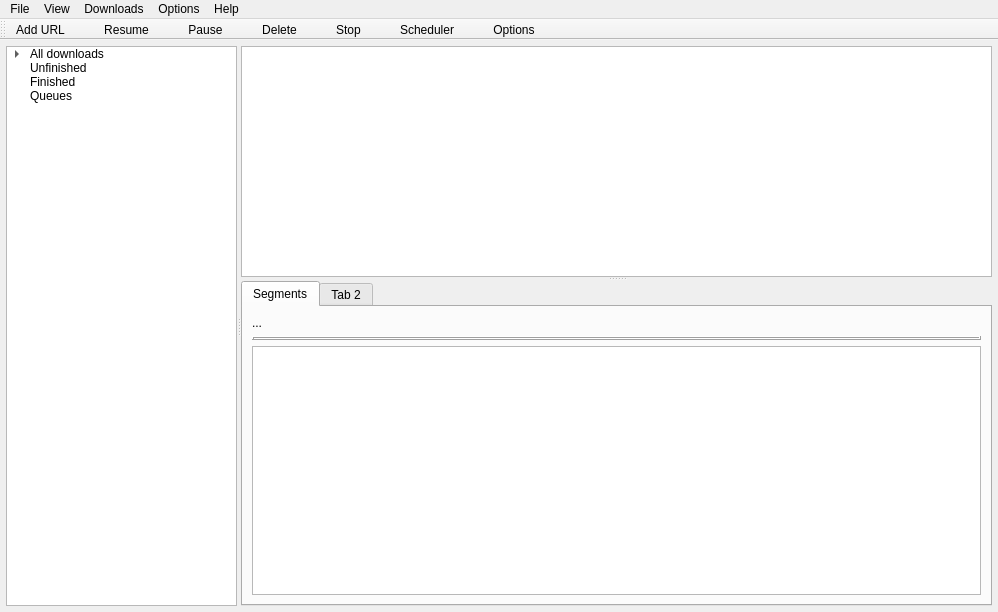
<?xml version="1.0" encoding="UTF-8"?>
<ui version="4.0">
 <class>MainWindow</class>
 <widget class="QMainWindow" name="MainWindow">
  <property name="geometry">
   <rect>
    <x>0</x>
    <y>0</y>
    <width>998</width>
    <height>612</height>
   </rect>
  </property>
  <property name="windowTitle">
   <string>QDM - Parallel Download Manager</string>
  </property>
  <widget class="QWidget" name="centralwidget">
   <layout class="QVBoxLayout" name="verticalLayout">
    <property name="leftMargin">
     <number>6</number>
    </property>
    <property name="topMargin">
     <number>6</number>
    </property>
    <property name="rightMargin">
     <number>6</number>
    </property>
    <property name="bottomMargin">
     <number>6</number>
    </property>
    <item>
     <widget class="QSplitter" name="splitter_2">
      <property name="orientation">
       <enum>Qt::Horizontal</enum>
      </property>
      <widget class="QTreeWidget" name="treeWidget">
       <property name="sizePolicy">
        <sizepolicy hsizetype="Expanding" vsizetype="Expanding">
         <horstretch>1</horstretch>
         <verstretch>0</verstretch>
        </sizepolicy>
       </property>
       <attribute name="headerVisible">
        <bool>false</bool>
       </attribute>
       <column>
        <property name="text">
         <string/>
        </property>
       </column>
       <item>
        <property name="text">
         <string>All downloads</string>
        </property>
        <item>
         <property name="text">
          <string>Compressed</string>
         </property>
        </item>
        <item>
         <property name="text">
          <string>Downloads</string>
         </property>
        </item>
        <item>
         <property name="text">
          <string>Music</string>
         </property>
        </item>
        <item>
         <property name="text">
          <string>Programs</string>
         </property>
        </item>
        <item>
         <property name="text">
          <string>Video</string>
         </property>
        </item>
       </item>
       <item>
        <property name="text">
         <string>Unfinished</string>
        </property>
       </item>
       <item>
        <property name="text">
         <string>Finished</string>
        </property>
       </item>
       <item>
        <property name="text">
         <string>Queues</string>
        </property>
       </item>
      </widget>
      <widget class="QSplitter" name="splitter">
       <property name="sizePolicy">
        <sizepolicy hsizetype="Preferred" vsizetype="Expanding">
         <horstretch>3</horstretch>
         <verstretch>0</verstretch>
        </sizepolicy>
       </property>
       <property name="orientation">
        <enum>Qt::Vertical</enum>
       </property>
       <widget class="QTableView" name="downloadTableView">
        <property name="sizePolicy">
         <sizepolicy hsizetype="Expanding" vsizetype="Expanding">
          <horstretch>3</horstretch>
          <verstretch>2</verstretch>
         </sizepolicy>
        </property>
        <property name="editTriggers">
         <set>QAbstractItemView::NoEditTriggers</set>
        </property>
        <property name="alternatingRowColors">
         <bool>true</bool>
        </property>
        <property name="selectionMode">
         <enum>QAbstractItemView::ExtendedSelection</enum>
        </property>
        <property name="selectionBehavior">
         <enum>QAbstractItemView::SelectRows</enum>
        </property>
        <property name="sortingEnabled">
         <bool>true</bool>
        </property>
        <attribute name="horizontalHeaderShowSortIndicator" stdset="0">
         <bool>true</bool>
        </attribute>
        <attribute name="horizontalHeaderStretchLastSection">
         <bool>true</bool>
        </attribute>
        <attribute name="verticalHeaderVisible">
         <bool>false</bool>
        </attribute>
        <attribute name="verticalHeaderCascadingSectionResizes">
         <bool>true</bool>
        </attribute>
        <attribute name="verticalHeaderMinimumSectionSize">
         <number>28</number>
        </attribute>
        <attribute name="verticalHeaderDefaultSectionSize">
         <number>28</number>
        </attribute>
        <attribute name="verticalHeaderShowSortIndicator" stdset="0">
         <bool>false</bool>
        </attribute>
       </widget>
       <widget class="QTabWidget" name="tabWidget">
        <property name="enabled">
         <bool>true</bool>
        </property>
        <property name="sizePolicy">
         <sizepolicy hsizetype="Expanding" vsizetype="Expanding">
          <horstretch>3</horstretch>
          <verstretch>2</verstretch>
         </sizepolicy>
        </property>
        <widget class="QWidget" name="tab">
         <attribute name="title">
          <string>Segments</string>
         </attribute>
         <layout class="QHBoxLayout" name="horizontalLayout">
          <item>
           <layout class="QVBoxLayout" name="verticalLayout_2">
            <item>
             <widget class="QLabel" name="currentTaskLabel">
              <property name="text">
               <string>...</string>
              </property>
             </widget>
            </item>
            <item>
             <widget class="QFrame" name="segProgressBarFrame">
              <property name="frameShape">
               <enum>QFrame::Box</enum>
              </property>
              <property name="frameShadow">
               <enum>QFrame::Raised</enum>
              </property>
              <layout class="QHBoxLayout" name="horizontalLayout_2">
               <property name="spacing">
                <number>0</number>
               </property>
               <property name="leftMargin">
                <number>0</number>
               </property>
               <property name="topMargin">
                <number>0</number>
               </property>
               <property name="rightMargin">
                <number>0</number>
               </property>
               <property name="bottomMargin">
                <number>0</number>
               </property>
              </layout>
             </widget>
            </item>
            <item>
             <widget class="QTableView" name="segProgressTableView">
              <property name="editTriggers">
               <set>QAbstractItemView::NoEditTriggers</set>
              </property>
              <property name="selectionMode">
               <enum>QAbstractItemView::NoSelection</enum>
              </property>
              <property name="selectionBehavior">
               <enum>QAbstractItemView::SelectRows</enum>
              </property>
              <property name="gridStyle">
               <enum>Qt::DashLine</enum>
              </property>
              <attribute name="horizontalHeaderStretchLastSection">
               <bool>true</bool>
              </attribute>
              <attribute name="verticalHeaderCascadingSectionResizes">
               <bool>true</bool>
              </attribute>
              <attribute name="verticalHeaderMinimumSectionSize">
               <number>28</number>
              </attribute>
              <attribute name="verticalHeaderDefaultSectionSize">
               <number>28</number>
              </attribute>
             </widget>
            </item>
           </layout>
          </item>
         </layout>
        </widget>
        <widget class="QWidget" name="tab_2">
         <attribute name="title">
          <string>Tab 2</string>
         </attribute>
        </widget>
       </widget>
      </widget>
     </widget>
    </item>
   </layout>
  </widget>
  <widget class="QMenuBar" name="menubar">
   <property name="geometry">
    <rect>
     <x>0</x>
     <y>0</y>
     <width>998</width>
     <height>29</height>
    </rect>
   </property>
   <widget class="QMenu" name="menuFile">
    <property name="title">
     <string>File</string>
    </property>
    <addaction name="actionAddURL"/>
    <addaction name="separator"/>
    <addaction name="actionQuit"/>
   </widget>
   <widget class="QMenu" name="menuView">
    <property name="title">
     <string>View</string>
    </property>
    <addaction name="separator"/>
    <addaction name="actionSort_by"/>
    <addaction name="actionHide_sidebar"/>
   </widget>
   <widget class="QMenu" name="menuDownloads">
    <property name="title">
     <string>Downloads</string>
    </property>
    <widget class="QMenu" name="menuQueue">
     <property name="title">
      <string>Queue</string>
     </property>
     <addaction name="actionStop_queue"/>
     <addaction name="actionStart_queue"/>
    </widget>
    <addaction name="actionScheduler"/>
    <addaction name="menuQueue"/>
   </widget>
   <widget class="QMenu" name="menuOptions">
    <property name="title">
     <string>Options</string>
    </property>
    <addaction name="actionSpeed_limit"/>
    <addaction name="actionOptions"/>
   </widget>
   <widget class="QMenu" name="menuHelp">
    <property name="title">
     <string>Help</string>
    </property>
    <addaction name="actionAbout"/>
   </widget>
   <addaction name="menuFile"/>
   <addaction name="menuView"/>
   <addaction name="menuDownloads"/>
   <addaction name="menuOptions"/>
   <addaction name="menuHelp"/>
  </widget>
  <widget class="QToolBar" name="toolBar">
   <property name="font">
    <font>
     <family>Segoe UI</family>
     <pointsize>9</pointsize>
    </font>
   </property>
   <property name="windowTitle">
    <string>toolBar</string>
   </property>
   <property name="autoFillBackground">
    <bool>false</bool>
   </property>
   <property name="styleSheet">
    <string notr="true">QToolBar{spacing:25px;}</string>
   </property>
   <property name="iconSize">
    <size>
     <width>48</width>
     <height>48</height>
    </size>
   </property>
   <property name="toolButtonStyle">
    <enum>Qt::ToolButtonTextUnderIcon</enum>
   </property>
   <property name="floatable">
    <bool>true</bool>
   </property>
   <attribute name="toolBarArea">
    <enum>TopToolBarArea</enum>
   </attribute>
   <attribute name="toolBarBreak">
    <bool>false</bool>
   </attribute>
   <addaction name="actionAddURL"/>
   <addaction name="actionResume"/>
   <addaction name="actionPause"/>
   <addaction name="actionDelete"/>
   <addaction name="actionStop"/>
   <addaction name="actionScheduler"/>
   <addaction name="actionOptions"/>
  </widget>
  <action name="actionQuit">
   <property name="text">
    <string>Quit</string>
   </property>
   <property name="shortcut">
    <string>Alt+X</string>
   </property>
  </action>
  <action name="actionSort_by">
   <property name="text">
    <string>Sort by</string>
   </property>
  </action>
  <action name="actionHide_sidebar">
   <property name="checkable">
    <bool>true</bool>
   </property>
   <property name="checked">
    <bool>true</bool>
   </property>
   <property name="text">
    <string>Hide sidebar</string>
   </property>
  </action>
  <action name="actionScheduler">
   <property name="icon">
    <iconset resource="icons.qrc">
     <normaloff>:/icons/icons/icons8_alarm_clock_48px.png</normaloff>:/icons/icons/icons8_alarm_clock_48px.png</iconset>
   </property>
   <property name="text">
    <string>Scheduler</string>
   </property>
  </action>
  <action name="actionAbout">
   <property name="text">
    <string>About</string>
   </property>
  </action>
  <action name="actionSpeed_limit">
   <property name="text">
    <string>Speed limit</string>
   </property>
  </action>
  <action name="actionOptions">
   <property name="icon">
    <iconset resource="icons.qrc">
     <normaloff>:/icons/icons/icons8_settings_48px.png</normaloff>:/icons/icons/icons8_settings_48px.png</iconset>
   </property>
   <property name="text">
    <string>Options</string>
   </property>
  </action>
  <action name="actionAddURL">
   <property name="icon">
    <iconset resource="icons.qrc">
     <normaloff>:/icons/icons/icons8_add_48px.png</normaloff>:/icons/icons/icons8_add_48px.png</iconset>
   </property>
   <property name="text">
    <string>Add URL</string>
   </property>
  </action>
  <action name="actionResume">
   <property name="icon">
    <iconset resource="icons.qrc">
     <normaloff>:/icons/icons/icons8_play_button_circled_48px.png</normaloff>:/icons/icons/icons8_play_button_circled_48px.png</iconset>
   </property>
   <property name="text">
    <string>Resume</string>
   </property>
  </action>
  <action name="actionStop">
   <property name="icon">
    <iconset resource="icons.qrc">
     <normaloff>:/icons/icons/icons8_cancel_48px.png</normaloff>:/icons/icons/icons8_cancel_48px.png</iconset>
   </property>
   <property name="text">
    <string>Stop</string>
   </property>
  </action>
  <action name="actionDelete">
   <property name="icon">
    <iconset resource="icons.qrc">
     <normaloff>:/icons/icons/icons8_remove_48px.png</normaloff>:/icons/icons/icons8_remove_48px.png</iconset>
   </property>
   <property name="text">
    <string>Delete</string>
   </property>
  </action>
  <action name="actionStart_queue">
   <property name="text">
    <string>Start queue</string>
   </property>
  </action>
  <action name="actionStop_queue">
   <property name="text">
    <string>Stop queue</string>
   </property>
  </action>
  <action name="actionPause">
   <property name="icon">
    <iconset resource="icons.qrc">
     <normaloff>:/icons/icons/icons8_pause_button_48px.png</normaloff>:/icons/icons/icons8_pause_button_48px.png</iconset>
   </property>
   <property name="text">
    <string>Pause</string>
   </property>
  </action>
 </widget>
 <resources>
  <include location="icons.qrc"/>
 </resources>
 <connections/>
</ui>
